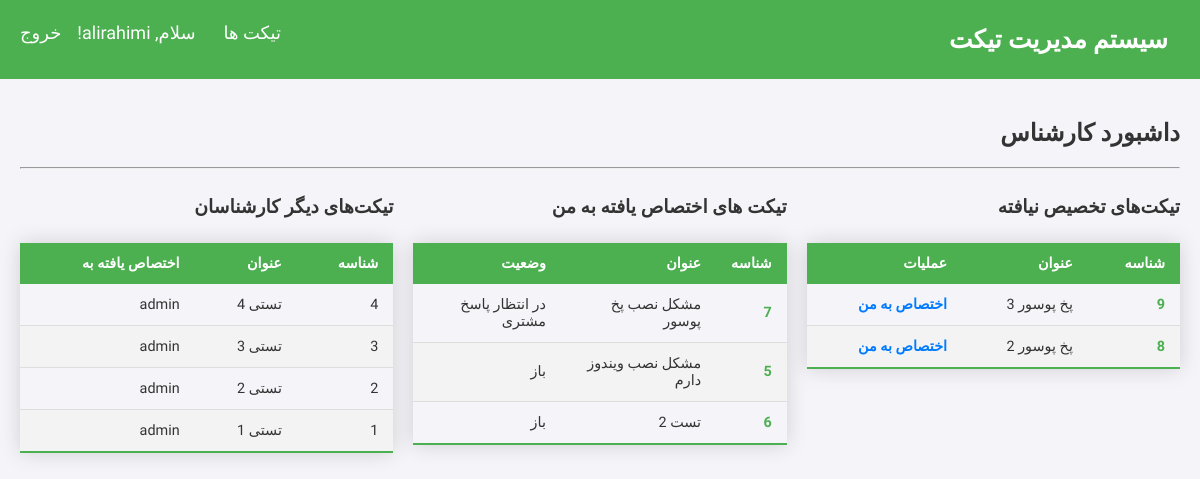
Screenshot of /agent/dashboard/ (signed in) with the database file from the repository.
### tickets/models.py (models this page shows, shortened)
class Ticket(models.Model):
    title = models.CharField(max_length=200, verbose_name='عنوان')
    author = models.ForeignKey(settings.AUTH_USER_MODEL, on_delete=models.CASCADE, related_name='authored_tickets', null=True, blank=True)
    assignee = models.ForeignKey(settings.AUTH_USER_MODEL, on_delete=models.CASCADE, null=True, blank=True, verbose_name='اختصاص یافته به')
    status = models.CharField(max_length=80, choices=TicketStatus.choices, default=TicketStatus.open, verbose_name='وضعیت تیکت')
    description = models.TextField(verbose_name='توضیحات')
    created_at = models.DateTimeField(auto_now_add=True, verbose_name='ساخته شده در')
    updated_at = models.DateTimeField(auto_now=True, verbose_name='به روز رسانی شده در')
    last_activity = models.DateTimeField(default=timezone.now, verbose_name='آخرین فعالیت')

### tickets/views.py (the view)
# urls.py: path('agent/dashboard/', views.agent_dashboard, name='agent_dashboard'),
@login_required
def agent_dashboard(request):
    if not request.user.groups.filter(name='Agent').exists():
        return redirect('index')
    unassigned_ticket = Ticket.objects.filter(assignee__isnull=True).order_by('-created_at')
    my_assigned_tickets  = Ticket.objects.filter(assignee=request.user).order_by('-updated_at')
    other_tickets = Ticket.objects.filter(assignee__isnull=False).order_by('-created_at').exclude(assignee=request.user)
    context = {
        'unassigned_tickets': unassigned_ticket,
        'my_assigned_tickets': my_assigned_tickets,
        'all_tickets': other_tickets,
    }
    return render(request, 'tickets/agent_dashboard.html', context)

### tickets/templates/tickets/agent_dashboard.html (shortened to what this page needs)
{% extends 'base.html' %}
{% block content %}
  <h2>داشبورد کارشناس</h2>
  <hr>
  <div class="dashboard-container">
    <div class="dashboard-column">
      <h3>تیکت‌های تخصیص نیافته</h3>
      {% if unassigned_tickets %}
        <table class="styled-table">
          <thead>
            <tr>
              <th>شناسه</th>
              <th>عنوان</th>
              <th>عملیات</th>
            </tr>
          </thead>
          <tbody>
            {% for ticket in unassigned_tickets %}
            <tr>
              <td data-label="شناسه تیکت">
                <a href="{% url 'ticket_by_id' ticket.id %}">{{ ticket.id }}</a>
              </td>
              <td data-label="خلاصه"><span>{{ ticket.title }}</span></td>
              <td data-label="عملیات">
                <a href="{% url 'assign_ticket' ticket.id %}" style="color: #007bff;">
                  <span>
                    اختصاص به من
                  </span>
                </a>
              </td>
            </tr>
            {% endfor %}
          </tbody>
        </table>
      {% else %}
        <p>در حال حاضر تیکت تخصیص نیافته‌ای وجود ندارد.</p>
      {% endif %}
    </div>
    <div class="dashboard-column">
      <h3>تیکت های اختصاص یافته به من</h3>
      {% if my_assigned_tickets %}
        <table class="styled-table">
          <thead>
            <tr>
              <th>شناسه</th>
              <th>عنوان</th>
              <th>وضعیت</th>
            </tr>
          </thead>
          <tbody>
            {% for ticket in my_assigned_tickets %}
            <tr>
              <td data-label="شناسه تیکت">
                <a href="{% url 'ticket_by_id' ticket.id %}"><span>{{ ticket.id }}</span></a>
              </td>
              <td data-label="خلاصه"><span>{{ ticket.title }}</span></td>
              <td data-label="وضعیت"><span>{{ ticket.get_status_display }}</span></td>
            </tr>
            {% endfor %}
          </tbody>
        </table>
      {% else %}
        <p>هیچ تیکتی به شما اختصاص نیافته است.</p>
      {% endif %}
    </div>
    <div class="dashboard-column">
      <h3>تیکت‌های دیگر کارشناسان</h3>
      {% if all_tickets %}
        <table class="styled-table">
          <thead>
            <tr>
              <th>شناسه</th>
              <th>عنوان</th>
              <th>اختصاص یافته به</th>
            </tr>
          </thead>
          <tbody>
            {% for ticket in all_tickets %}
            <tr>
              <td data-label="شناسه تیکت"><span>{{ ticket.id }}</span></td>
              <td data-label="خلاصه"><span>{{ ticket.title }}</span></td>
              <td data-label="اختصاص یافته"><span>{{ ticket.assignee.username }}</span></td>
            </tr>
            {% endfor %}
          </tbody>
        </table>
      {% else %}
        <p>تیکت دیگری که به دیگران تخصیص یافته باشد، وجود ندارد.</p>
      {% endif %}
    </div>
  </div>
{% endblock %}

### templates/base.html (shortened to what this page needs)
<!DOCTYPE html>
<html>
<head>
  {% load static %}
  <link rel="stylesheet" type="text/css" href="{% static 'css/style.css' %}">
</head>
<body>
  <div class="header">
    <a class="logo">سیستم مدیریت تیکت</a>
    <div class="header-right">
      <a href="{% url 'index' %}">تیکت ها</a>
      {% if user.is_authenticated %}
        <a>سلام, {{ user.username }}!</a>
        <form action="{% url 'logout' %}" method="post" style="display: inline;">
          <button type="submit" class="link-button">خروج</button>
      </form>
      {% else %}
        <a href="{% url 'login' %}"> ورود </a>
        <a href="{% url 'signup' %}"> ثبت نام </a>
      {% endif %}
    </div>
  </div>
   <div id="body">
   {% block content %}{% endblock %}
  </div>
</body>
</html>

### tickets/static/css/style.css (style rules this page uses)
body { direction: rtl; font-family: 'Vazirmatn', Tahoma, sans-serif; margin: 0; background-color: #f4f4f9; color: #333; }
.header { background-color: #4CAF50; overflow: hidden; padding: 15px 20px; color: white; }
.header a.logo { font-size: 25px; font-weight: bold; color: white; text-decoration: none; float: right; }
.header-right { float: left; margin-top: 5px; }
.header a { color: white; text-align: center; padding: 12px; text-decoration: none; font-size: 18px; line-height: 25px; border-radius: 4px; }
#body { padding: 20px; }
.styled-table { border-collapse: collapse; margin: 25px 0; font-size: 0.9em; width: 100%; box-shadow: 0 0 20px rgba(0, 0, 0, 0.15); }
.styled-table thead tr { background-color: #4CAF50; color: #ffffff; text-align: right; }
.styled-table th, .styled-table td { padding: 12px 15px; text-align: right; }
.styled-table tbody tr { border-bottom: 1px solid #dddddd; }
.styled-table tbody tr:nth-of-type(even) { background-color: #f3f3f3; }
.styled-table tbody tr:last-of-type { border-bottom: 2px solid #4CAF50; }
.styled-table a { color: #4CAF50; text-decoration: none; font-weight: bold; }
.link-button { background: none; border: none; color: white; cursor: pointer; font-family: inherit; font-size: 18px; padding: 0; margin: 0; display: inline; line-height: 25px; vertical-align: baseline; }
.dashboard-container { display: flex; gap: 20px; align-items: flex-start; }
.dashboard-column { flex: 1; min-width: 0; }

### rows the page displays
Ticket: id "9", title "پخ پوسور 3"
Ticket: id "8", title "پخ پوسور 2"
Ticket: id "7", title "مشکل نصب پخ پوسور", status "در انتظار پاسخ مشتری"
Ticket: id "5", title "مشکل نصب ویندوز دارم", status "باز"
Ticket: id "6", title "تست 2", status "باز"
Ticket: id "4", title "تستی 4", assignee.username "admin"
Ticket: id "3", title "تستی 3", assignee.username "admin"
Ticket: id "2", title "تستی 2", assignee.username "admin"
Ticket: id "1", title "تستی 1", assignee.username "admin"

### other values shown
{{ user.username }} "alirahimi"
